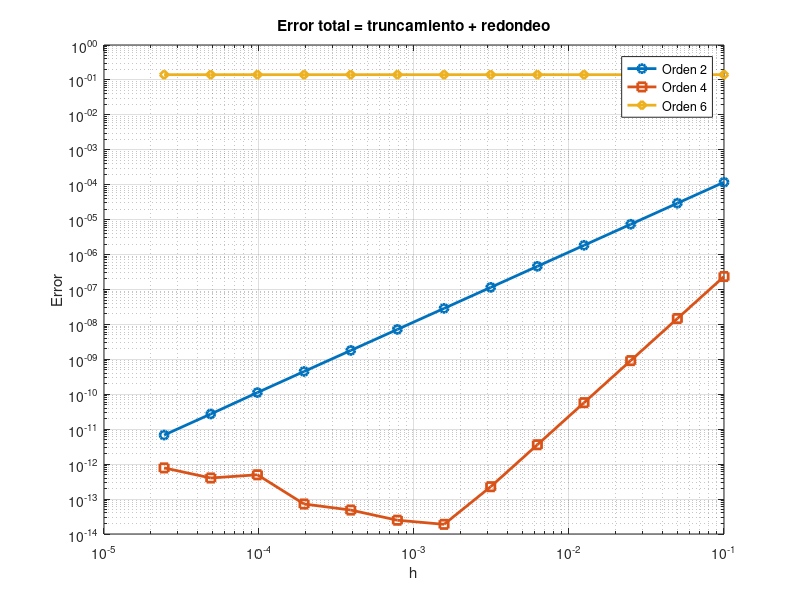

Source code (MATLAB):
clc; clear; close all;

f = @(t) sin(t);
df = @(t) cos(t);

t0 = 1.5;

h_vals = 0.1 ./ (2.^(0:12));

error2 = [];
error4 = [];
error6 = [];

for h = h_vals
    
    t = t0-3*h : h : t0+3*h;
    y = f(t);
    
    i = 4;
    
    % Orden 2
    v2 = (y(i+1) - y(i-1))/(2*h);
    
    % Orden 4
    v4 = (-y(i+2) + 8*y(i+1) - 8*y(i-1) + y(i-2))/(12*h);
    
    % Orden 6
    v6 = (-y(i+3) + 9*y(i+2) - 45*y(i+1) + 45*y(i-1) - 9*y(i-2) + y(i-3))/(60*h);
    
    v_real = df(t0);
    
    error2 = [error2 abs(v_real - v2)];
    error4 = [error4 abs(v_real - v4)];
    error6 = [error6 abs(v_real - v6)];
end

figure
loglog(h_vals,error2,'o-','LineWidth',2)
hold on
loglog(h_vals,error4,'s-','LineWidth',2)
loglog(h_vals,error6,'d-','LineWidth',2)
grid on
legend('Orden 2','Orden 4','Orden 6')
xlabel('h')
ylabel('Error')
title('Error total = truncamiento + redondeo')
